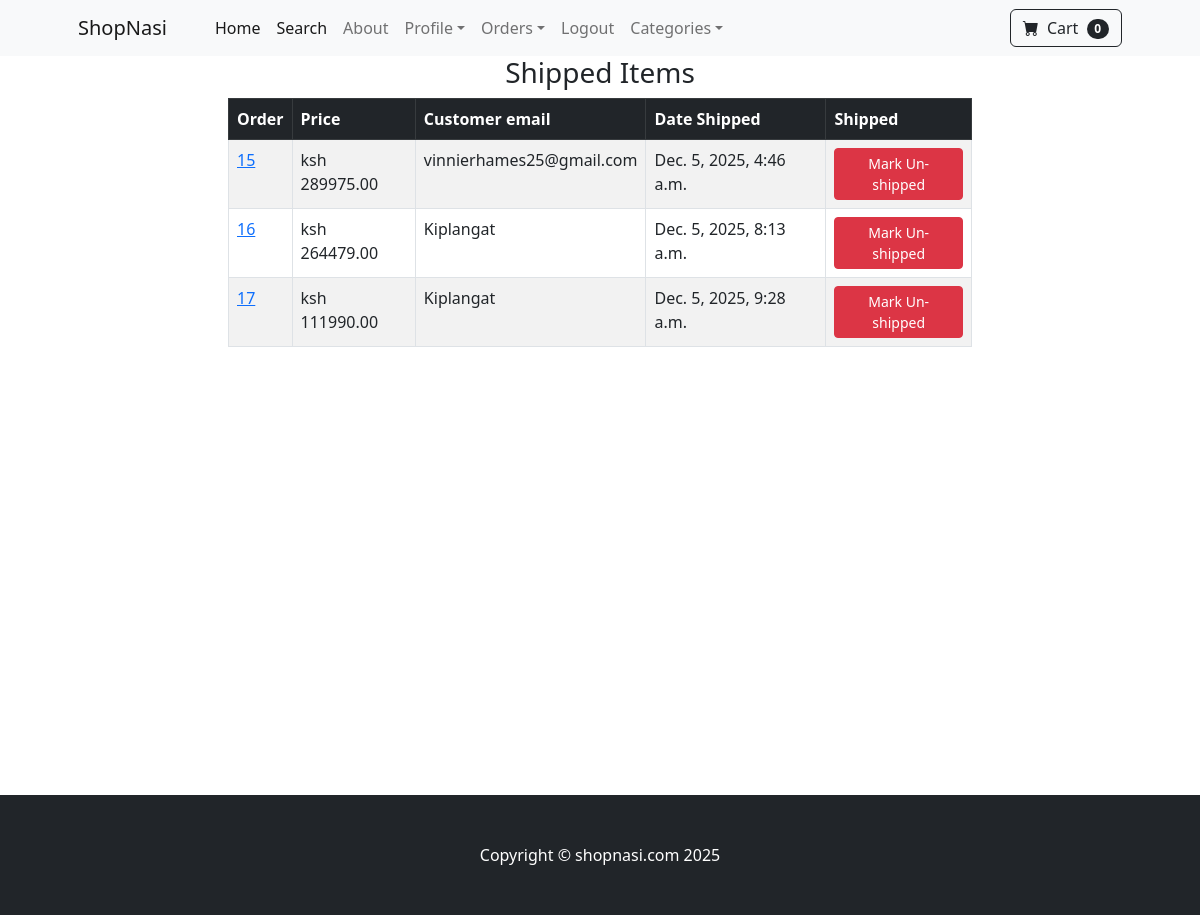
Before: /payment/shipped_dash (signed in) with the older database file.
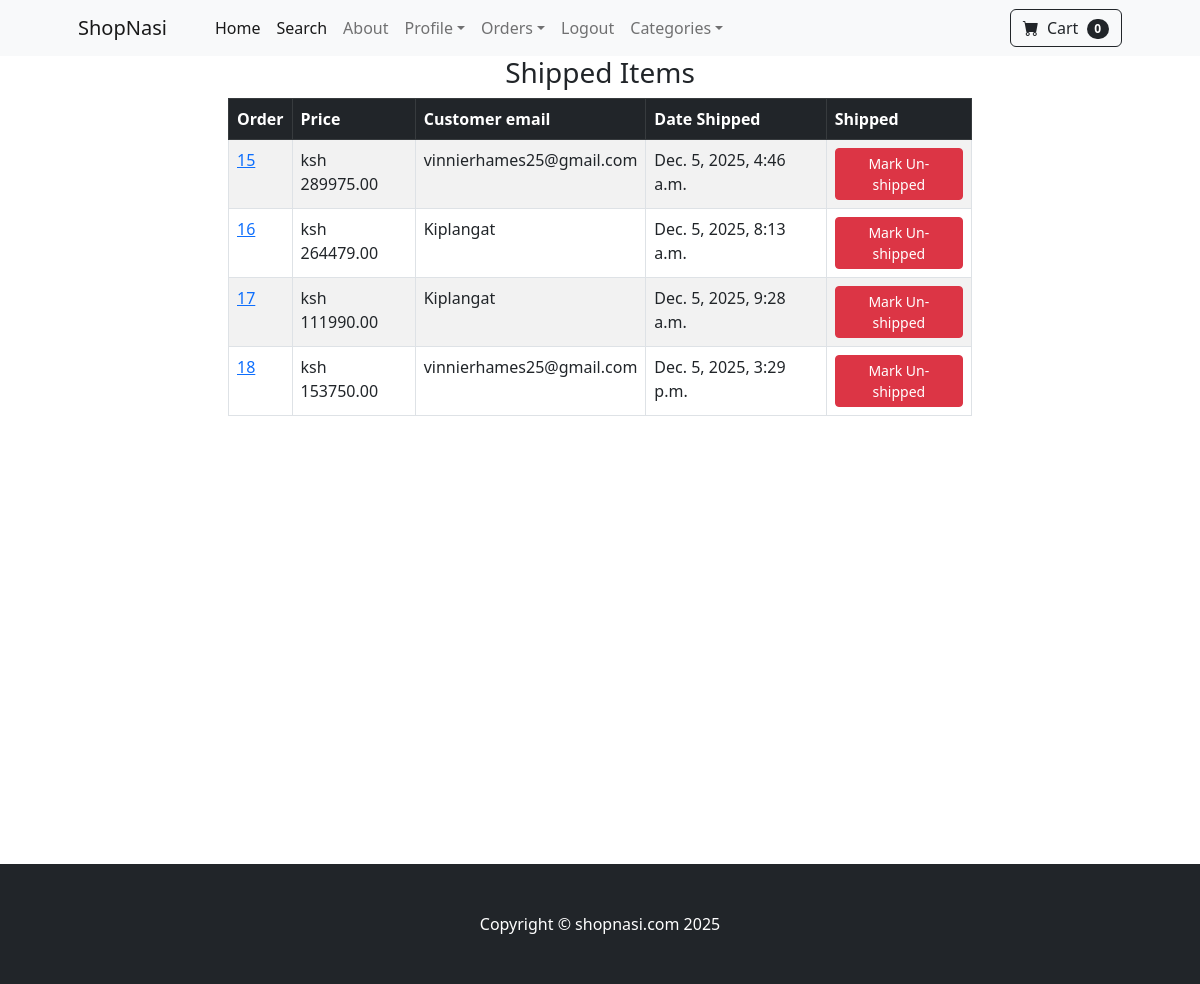
After: the same page with the newer database file.
### payment/models.py (models this page shows, shortened)
class Order(models.Model):
    user = models.ForeignKey(User, on_delete=models.CASCADE, null=True, blank=True)
    full_name = models.CharField(max_length=250)
    email = models.EmailField(max_length=250)
    shipping_address = models.TextField(max_length=15000)
    amount_paid = models.DecimalField(max_digits=10, decimal_places=2)
    date_ordered = models.DateTimeField(auto_now_add=True)
    shipped = models.BooleanField(default=False)
    date_shipped = models.DateTimeField(blank=True, null=True)

### payment/views.py (the view, shortened to what this page needs)
# urls.py: path('shipped_dash', views.shipped_dash, name='shipped_dash'),
def shipped_dash(request):
    if request.user.is_authenticated and request.user.is_superuser:
        orders = Order.objects.filter(shipped=True)
        return render(request,"payment/shipped_dash.html",{"orders":orders})
    else:
        messages.success(request, "Access denied!")
        return redirect('home')

### cart/cart.py (called while the page is built)
    def __len__(self):
        return len(self.cart)

### cart/context_processors.py (called while the page is built)
def cart(request):
    return {'cart': Cart(request)}

### payment/templates/payment/shipped_dash.html (shortened to what this page needs)
{% extends 'base.html' %}
{% block content %}
        <div class="container">
            <div class="row">
                <center>
                    <div class="col-8">
                        <h3>Shipped Items</h3>
                        <table class="table table-striped table-hover table-bordered">
  <thead class="table-dark">
    <tr>
      <th scope="col">Order</th>
      <th scope="col">Price</th>
      <th scope="col">Customer email</th>
      <th scope="col">Date Shipped</th>
      <th scope="col">Shipped </th>
    </tr>
  </thead>
  <tbody>
    {% for item in orders%}
    <tr>
      <td><a href="{% url 'orders' item.id %}">{{ item.id }}</a></td>
      <td>ksh {{ item.amount_paid }}</td>
      <td>{{ item.email }}</td>
      <td>{{ item.date_shipped }}</td>
      <td>
        <form method="POST">
            <button type="submit" class="btn btn-danger btn-sm">Mark Un-shipped</button>
        </form>
      </td>
    </tr>
    {% endfor %}
  </tbody>
</table>
                    </div>
                </center>
            </div>
        </div>
        <br><br><br><br><br><br>
        <br><br><br><br><br><br>
        <br><br><br><br><br><br>
{% endblock %}

Changed rows visible on the page:
added Order: id "18", amount_paid "153750.00", email "vinnierhames25@gmail.com", date_shipped "Dec. 5, 2025, 3:29 p.m."
